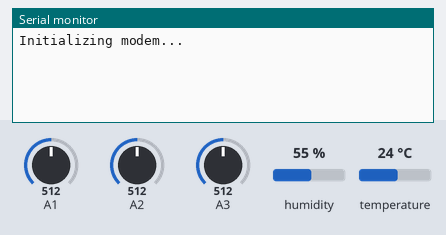
Simulated run of this sketch. Board: Arduino Uno, built with avr-gcc and run on an emulated ATmega328P. Parts: the last lines printed to the serial monitor. The inputs (shaded band) are chosen by the test bench; at power-on: humidity 55 %, A1 = 512, A2 = 512, A3 = 512, temperature 24 °C. WiFi joins after 1.5 s; servers stay silent unless stated.

Above: at 6.0 s.
6.1 s: humidity set to 22 %
At 7.5 s:
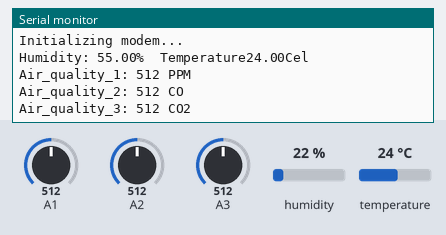
8.8 s: A1 set to 716
At 10.1 s:
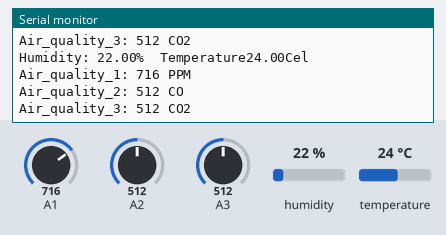
11.5 s: A2 set to 716
At 13.9 s:
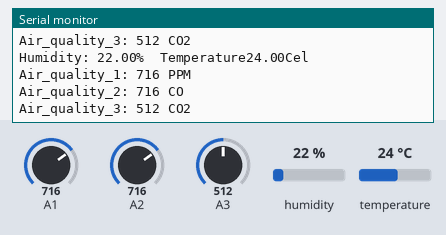
14.2 s: A3 set to 716
At 15.5 s:
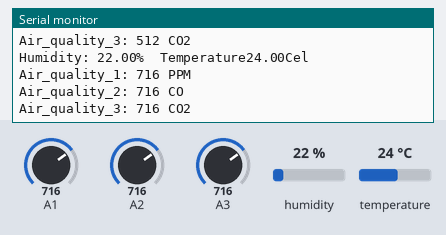
16.9 s: temperature set to 12 °C
19.6 s: A1 set to 992
At 22.1 s:
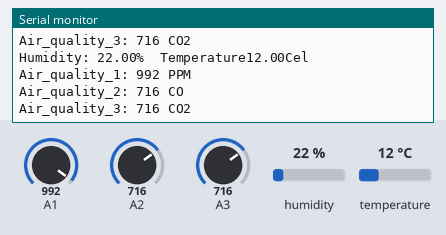
Timing chart, 0 to 23.3 s (numbered marks = the images above; inputs shaded):
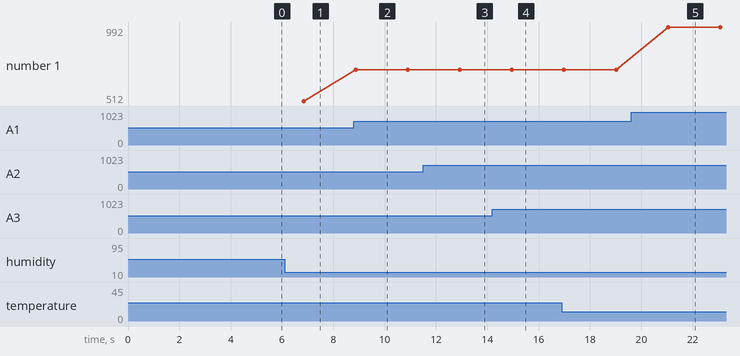

Measured:
- after the input at 8.8 s, the serial monitor: prints a new line after 0.07 s (image 2)
- after the input at 11.5 s, the serial monitor: prints a new line after 1.4 s (image 3)
- after the input at 14.2 s, the serial monitor: prints a new line after 0.76 s (image 4)
- after the input at 19.6 s, the serial monitor: prints a new line after 1.4 s (image 5)
- plotted number 1: 512 → 716 after the input at 8.8 s, 716 → 992 after the input at 19.6 s

The sketch:

Air_MONITORING_GSM.ino
```cpp
//-----------------------------------------------------------------------
/* Comment this out to disable prints and save space */
#define BLYNK_PRINT Serial
//-----------------------------------------------------------------------
/* Fill-in your Template ID (only if using Blynk.Cloud) */
#define BLYNK_TEMPLATE_ID "TMPL2uyp9fV7l"
#define BLYNK_TEMPLATE_NAME "Air Quality Monitoring FINAL"
#define BLYNK_AUTH_TOKEN "G2WkQhgcvepfI13IE0l0d6XKd2xxIyuk"
//-----------------------------------------------------------------------
// Select your modem:
//#define TINY_GSM_MODEM_SIM800
 #define TINY_GSM_MODEM_SIM900
//#define TINY_GSM_MODEM_M590
//#define TINY_GSM_MODEM_A6
//#define TINY_GSM_MODEM_A7
//#define TINY_GSM_MODEM_BG96
//#define TINY_GSM_MODEM_XBEE
//-----------------------------------------------------------------------
// Default heartbeat interval for GSM is 60
// If you want override this value, uncomment and set this option:
//#define BLYNK_HEARTBEAT 30
//-----------------------------------------------------------------------
#include <TinyGsmClient.h>
#include <BlynkSimpleTinyGSM.h>
//-----------------------------------------------------------------------
// You should get Auth Token in the Blynk App.
// Go to the Project Settings (nut icon).
char auth[] = BLYNK_AUTH_TOKEN;
//-----------------------------------------------------------------------
// Your GPRS credentials
// Leave empty, if missing user or pass
char apn[]  = "internet";
char user[] = "";
char pass[] = "";
//-----------------------------------------------------------------------
// Hardware Serial on Mega, Leonardo, Micro
//#define SIM900 Serial1
//-----------------------------------------------------------------------
// or Software Serial on Uno, Nano
#include <SoftwareSerial.h>
SoftwareSerial SIM900(7, 8); // RX, TX

//TinyGsm modem(SerialAT);
TinyGsm modem(SIM900);
//-----------------------------------------------------------------------
#include <DHT.h>
#define DHTPIN A0
#define DHTTYPE DHT11
DHT dht(DHTPIN, DHTTYPE);
//-----------------------------------------------------------------------
BlynkTimer timer;
#define INTERVAL 100L

#include <Wire.h>

void SendDhtData()
{
  //-----------------------------------------------------------------------
  //Sensor readings may also be up to 2 seconds 'old' (its a very slow sensor)
  float h = dht.readHumidity();
  //-----------------------------------------------------------------------
  //Read temperature as Celsius (the default)
  float t = dht.readTemperature();
  //-----------------------------------------------------------------------
  // Check if any reads failed and exit early (to try again).
  if (isnan(h) || isnan(t)) {
    Serial.println(F("Failed to read from DHT sensor!"));
    return;
  }
  // put your main code here, to run repeatedly:
delay(2000);

int sensor_value_1 = analogRead(A1);
int sensor_value_2 = analogRead(A2);
int sensor_value_3 = analogRead(A3);

Serial.print("Humidity: ");
Serial.print(h);
Serial.print("%");
Serial.print("  Temperature");
Serial.print(t);
Serial.println("Cel");
Serial.print("Air_quality_1: ");
Serial.print(sensor_value_1, DEC);
Serial.println(" PPM");

Serial.print("Air_quality_2: ");
Serial.print(sensor_value_2, DEC);
Serial.println(" CO");

Serial.print("Air_quality_3: ");
Serial.print(sensor_value_3, DEC);
Serial.println(" CO2");

  //-----------------------------------------------------------------------
  // You can send any value at any time.
  // Please don't send more that 10 values per second.
   Blynk.virtualWrite(V0, t);
   Blynk.virtualWrite(V1, h);
   Blynk.virtualWrite(V2, sensor_value_1);
   Blynk.virtualWrite(V3, sensor_value_2);
   Blynk.virtualWrite(V4, sensor_value_3);

}

void setup() {

  // Debug console
  Serial.begin(115200);
  delay(10);
  //-----------------------------------------------------------
  // Set GSM module baud rate
   SIM900.begin(9600);
  //Sim800L.begin(9600,SWSERIAL_8N1,D3,D4);
  delay(3000);
  //-----------------------------------------------------------
  dht.begin();
  //-----------------------------------------------------------
  // Restart takes quite some time
  // To skip it, call init() instead of restart()
  Serial.println("Initializing modem...");

  modem.init();
  // Unlock your SIM card with a PIN
   modem.simUnlock("1234");
  //-----------------------------------------------------------
  Blynk.begin(auth, modem, apn, user, pass);
  //-----------------------------------------------------------
  // Setup a function to be called every second
    timer.setInterval(INTERVAL, SendDhtData);
  //-----------------------------------------------------------
}

void loop() {


    Blynk.run();
    timer.run();
}
```
